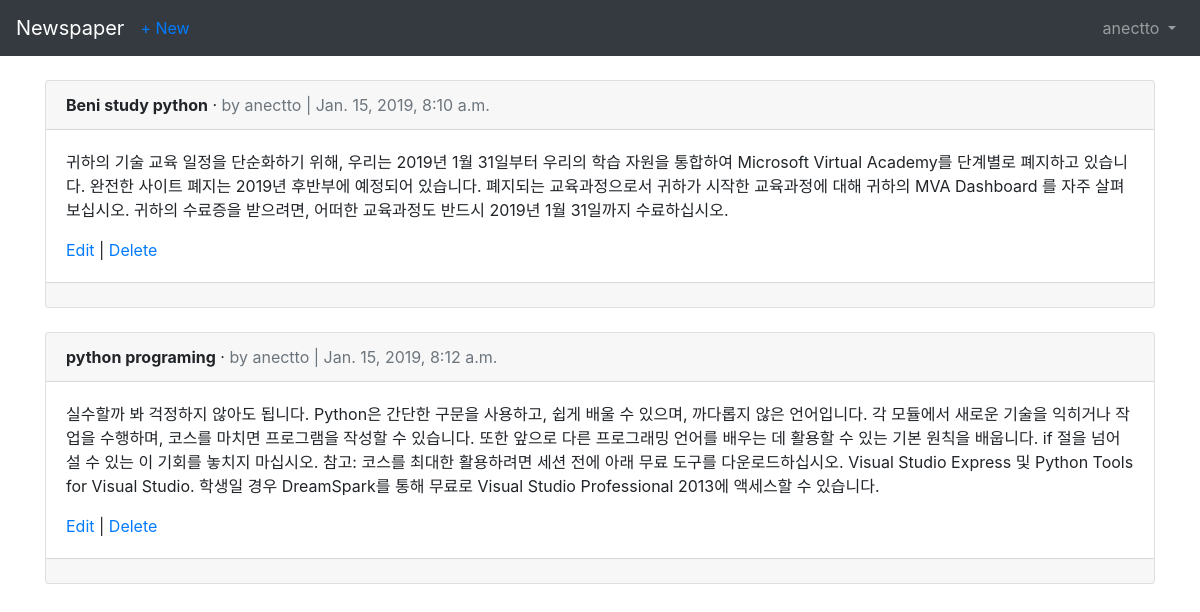
The page /articles/ (signed in) on the database its author committed.
### users/models.py (models this page shows)
class CustomUser(AbstractUser):
    age = models.PositiveIntegerField(null=True, blank=True)

### articles/models.py (models this page shows, shortened)
class Article(models.Model):
    title = models.CharField(max_length=255)
    body = models.TextField()
    date = models.DateTimeField(auto_now_add=True)
    author = models.ForeignKey(
        get_user_model(),
        on_delete=models.CASCADE,
    )

### articles/views.py (the view)
# urls.py: path('', ArticleListView.as_view(), name='article_list'),
class ArticleListView(LoginRequiredMixin, ListView):
    model = Article
    template_name = 'article_list.html'
    login_url = 'login'

### templates/article_list.html (shortened to what this page needs)
{% extends 'base.html' %}
{% block content %}
  {% for article in object_list %}
    <div class="card">
      <div class="card-header">
        <span class="font-weight-bold">{{ article.title }}</span> &middot;
        <span class="text-muted">by {{ article.author }} | {{ article.date }}</span>
      </div>
      <div class="card-body">
        <p>{{ article.body }}</p>
        <a href="{% url 'article_edit' article.pk %}">Edit</a> |
        <a href="{% url 'article_delete' article.pk %}">Delete</a>
      </div>
      <div class="card-footer">
      </div>
    </div>
    <br />
  {% endfor %}
{% endblock content %}

### templates/base.html (shortened to what this page needs)
<!doctype html>
<html lang="en">
  <head>
    <link rel="stylesheet" href="https://stackpath.bootstrapcdn.com/bootstrap/4.1.3/css/bootstrap.min.css">
  </head>
  <body>
    <nav class="navbar navbar-expand-md navbar-dark bg-dark mb-4">
      <a class="navbar-brand" href="{% url 'home' %}">Newspaper</a>
      {% if user.is_authenticated %}
        <ul class="navbar-nav mr-auto">
          <li class="nav-item"><a href="{% url 'article_new' %}">+ New</a></li>
        </ul>
      {% endif %}
      <div class="collapse navbar-collapse" id="navbarCollapse">
        {% if user.is_authenticated %}
          <ul class="navbar-nav ml-auto">
            <li class="nav-item">
              <a class="nav-link dropdown-toggle" href="#" id="userMenu"\
              data-toggle="dropdown" aria-haspopup="true" aria-expanded\
              ="false">
                {{ user.username }}
              </a>
            </li>
          </ul>
        {% endif %}
      </div>
    </nav>
    <div class="container">
      {% block content %}
      {% endblock content %}
    </div>
  </body>
</html>

### rows shown on the page
CustomUser: username "anectto"
Article: title "Beni study python", author "anectto", date "Jan. 15, 2019, 8:10 a.m.", body "귀하의 기술 교육 일정을 단순화하기 위해, 우리는 2019년 1월 31일부터 우리의 학습 자원을 통합하여 Microsoft Virtual Academy를 단계별로 폐지하고 있습니다. 완전한 사이트 폐지는 2019년 후반부에 예정되어 있습니다. 폐지되는 교육과정으로서 귀하가 시작한 교육과정에 대해 귀하의 MVA Dashboard 를 자주 살펴보십시오. 귀하의 수료증을 받으려면, 어떠한 교육과정도 반드시 2019년 1월 31일까지 수료하십시오."
Article: title "python programing", author "anectto", date "Jan. 15, 2019, 8:12 a.m.", body "실수할까 봐 걱정하지 않아도 됩니다. Python은 간단한 구문을 사용하고, 쉽게 배울 수 있으며, 까다롭지 않은 언어입니다. 각 모듈에서 새로운 기술을 익히거나 작업을 수행하며, 코스를 마치면 프로그램을 작성할 수 있습니다. 또한 앞으로 다른 프로그래밍 언어를 배우는 데 활용할 수 있는 기본 원칙을 배웁니다. if 절을 넘어설 수 있는 이 기회를 놓치지 마십시오. 참고: 코스를 최대한 활용하려면 세션 전에 아래 무료 도구를 다운로드하십시오. Visual Studio Express 및 Python Tools for Visual Studio. 학생일 경우 DreamSpark를 통해 무료로 Visual Studio Professional 2013에 액세스할 수 있습니다."
